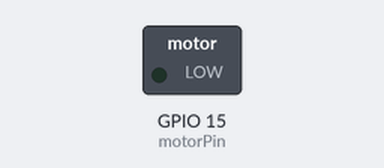
Simulated run of this sketch. Board: ESP32. On the bench: switched loads named in the sketch (green lamp = pin HIGH).

Above: at 0.8 s.
At 2.7 s:
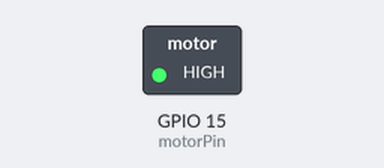
Timing chart, 0 to 3.0 s (numbered marks = the images above):
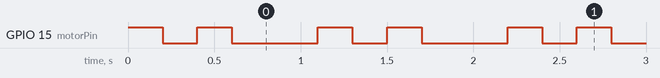

Measured:
- by itself, GPIO 15 (motorPin): repeats every 1.1 s: LOW 0.20 s, HIGH 0.20 s, LOW 0.50 s, HIGH 0.20 s
- by itself, everything shown: repeats every 1.1 s, in 4 steps

The sketch:

ESP32_Vibrator_test.ino
```cpp
int motorPin = 15;

void setup() {

  pinMode(motorPin, OUTPUT);

}

void loop() {
  digitalWrite(motorPin, HIGH);
  delay(200);
  digitalWrite(motorPin, LOW);
  delay(200);
  digitalWrite(motorPin, HIGH);
  delay(200);
  digitalWrite(motorPin, LOW);
  delay(500);
}
```
